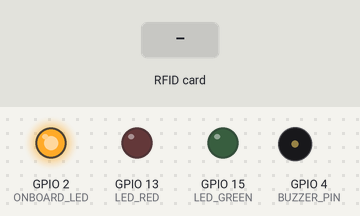
Simulated run of this sketch. Board: ESP32. On the bench: output pins drawn as LEDs (lit = HIGH), buzzer (waves = sounding). Dashed ring = blinking. Inputs (shaded band) come from the test bench. WiFi joins after 1.5 s; servers stay silent unless stated; uploads are accepted with an empty reply; what the sketch prints to the serial monitor is not drawn.

Above: at 4.0 s.
4.1 s: RFID card 5E 7A 19 C4 held to the reader
At 4.26 s:
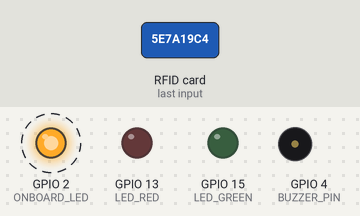
At 4.92 s:
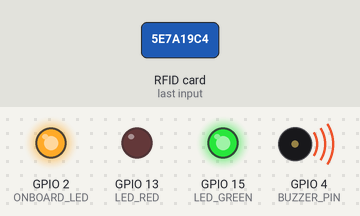
Timing chart, 0 to 7.1 s (numbered marks = the images above; inputs shaded):
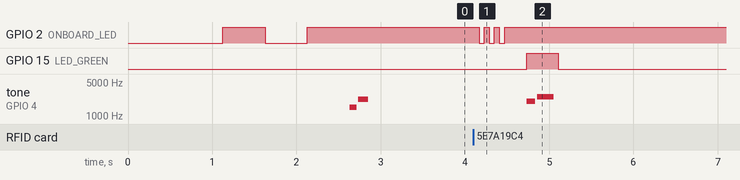

The sketch:

esp32_rfid_posyandu.ino
```cpp
/*
 * ======================================================================================
 * PROYEK     : SMART RT & POSYANDU DIGITAL — TAP RFID e-KTP / KARTU WARGA
 * MIKROKONTROLER : NodeMCU ESP32 (ESP-WROOM-32 / 32D / 30-Pin & 38-Pin DevKit)
 * SENSOR RFID: MFRC522 (RC522) 13.56 MHz (Mendukung e-KTP Indonesia & Kartu Mifare)
 * BACKEND    : E-KASRT Sistem Informasi Keuangan & Layanan Warga RT
 * ======================================================================================
 *
 * ── SKEMA WIRING & REKOMENDASI WARNA KABEL ──────────────────────────────────────────
 *
 * PIN RC522 (RFID)   PIN NODEMCU ESP32   WARNA KABEL   KETERANGAN
 * --------------------------------------------------------------------------------------
 * VCC (3.3V)        3V3                 MERAH         Wajib 3.3V (JANGAN KE 5V/VIN!)
 * RST               GPIO 22 (D22)       PUTIH / UNGU  Reset Pin
 * GND               GND                 HITAM         Ground Daya
 * MISO              GPIO 19 (D19)       HIJAU         SPI Master In Slave Out
 * MOSI              GPIO 23 (D23)       BIRU          SPI Master Out Slave In
 * SCK               GPIO 18 (D18)       KUNING        SPI Serial Clock
 * SDA (SS)          GPIO 5  (D5)        ORANYE        SPI Slave Select / Chip Select
 * IRQ               (TIDAK TERHUBUNG)   -             Biarkan kosong
 *
 * ── KOMPONEN INDIKATOR TAMBAHAN (OPSIONAL) ──────────────────────────────────────────
 * Buzzer (+)        GPIO 4  (D4)        KUNING        Nada Beep Tap Berhasil / Gagal
 * Buzzer (-)        GND                 HITAM         Ground
 * LED Hijau (+)     GPIO 15 (D15)       HIJAU         Indikator e-KTP Terdaftar & Sukses
 * LED Merah (+)     GPIO 13 (D13)       MERAH         Indikator Kartu Belum Terdaftar
 * Katoda LED (-)    GND (via R 220Ω)    HITAM         Resistor 220 Ohm ke Ground
 *
 * ======================================================================================
 * PANDUAN ARDUINO IDE:
 * 1. Tambahkan Board ESP32: Tools -> Board -> Boards Manager -> cari "esp32" by Espressif.
 * 2. Install Library: Sketch -> Include Library -> Manage Libraries:
 *    - "MFRC522" by GithubCommunity (Versi terbaru)
 * 3. Pilih Board: "ESP32 Dev Module" atau "DOIT ESP32 DEVKIT V1".
 * 4. Upload Speed: 921600 atau 115200.
 * ======================================================================================
 */

#include <WiFi.h>
#include <HTTPClient.h>
#include <SPI.h>
#include <MFRC522.h>

// ======================================================================================
// 1. PENGATURAN KONEKSI WIFI & SERVER
// ======================================================================================

// Ganti dengan Nama dan Password WiFi / Hotspot HP Anda
const char* ssid     = "NAMA_WIFI_ANDA";
const char* password = "PASSWORD_WIFI_ANDA";

// URL Endpoint Server E-KASRT
// Terisi otomatis dengan IP laptop Anda: 10.246.16.194
const char* serverUrl = "http://10.246.16.194/kasrt/smartrt/posyandu_rfid_tap";

// API Key Pengaman Sistem E-KASRT (Wajib cocok dengan backend di SmartRT.php)
const char* apiKey    = "kasrt2025";

// ======================================================================================
// 2. DEFINISI PINOUT HARDWARE
// ======================================================================================
#define SS_PIN      5   // SDA / SS (RC522)
#define RST_PIN     22  // RST (RC522)
#define BUZZER_PIN  4   // Buzzer Aktif / Pasif
#define LED_GREEN   15  // LED Hijau (Absen Berhasil)
#define LED_RED     13  // LED Merah (Gagal / Belum Terdaftar)
#define ONBOARD_LED 2   // LED Biru Bawaan Fisik di Papan ESP32 (Indikator Status & Tap)

// Objek RFID MFRC522
MFRC522 rfc(SS_PIN, RST_PIN);

// Variabel Kontrol Debounce (Mencegah tap ganda tidak sengaja)
unsigned long lastTapTime = 0;
String lastUid = "";

// ======================================================================================
// 3. FUNGSI INDIKATOR SUARA & LAMPU
// ======================================================================================

// Nada Beep Sukses (2x nada tinggi ceria)
void soundSuccess() {
  digitalWrite(LED_GREEN, HIGH);
  tone(BUZZER_PIN, 2000, 100);
  delay(120);
  tone(BUZZER_PIN, 2500, 200);
  delay(250);
  digitalWrite(LED_GREEN, LOW);
}

// Nada Beep Peringatan / Error (1x nada rendah panjang)
void soundWarning() {
  digitalWrite(LED_RED, HIGH);
  tone(BUZZER_PIN, 800, 350);
  delay(400);
  digitalWrite(LED_RED, LOW);
}

// Nada Saat ESP32 Baru Nyala & Siap
void soundStartup() {
  tone(BUZZER_PIN, 1500, 80);
  delay(100);
  tone(BUZZER_PIN, 2200, 120);
  delay(150);
}

// ======================================================================================
// 4. SETUP SISTEM
// ======================================================================================
void setup() {
  Serial.begin(115200);
  delay(1000);

  Serial.println("\n========================================================");
  Serial.println("  SISTEM POSYANDU & LAYANAN WARGA DIGITAL E-KASRT       ");
  Serial.println("  Mikrokontroler: NodeMCU ESP32-WROOM-32D               ");
  Serial.println("  Modul RFID    : MFRC522 (RC522 13.56 MHz)             ");
  Serial.println("========================================================");

  // Inisialisasi Pin Output
  pinMode(BUZZER_PIN, OUTPUT);
  pinMode(LED_GREEN, OUTPUT);
  pinMode(LED_RED, OUTPUT);
  pinMode(ONBOARD_LED, OUTPUT);
  digitalWrite(LED_GREEN, LOW);
  digitalWrite(LED_RED, LOW);
  digitalWrite(ONBOARD_LED, LOW);

  // Inisialisasi Bus SPI & Modul RC522
  SPI.begin();
  rfc.PCD_Init();
  delay(50);

  // Periksa versi firmware modul RC522
  byte v = rfc.PCD_ReadRegister(rfc.VersionReg);
  Serial.print("[RC522] Versi Chip: 0x");
  Serial.println(v, HEX);
  if (v == 0x00 || v == 0xFF) {
    Serial.println("⚠️ [PERINGATAN] RC522 tidak terdeteksi! Periksa kembali kabel wiring & pastikan jarum pin sudah disolder.");
    soundWarning();
  } else {
    Serial.println("✅ [RC522] Modul terdeteksi & siap membaca kartu!");
  }

  // Menghubungkan ke Jaringan WiFi
  Serial.print("[WiFi] Menghubungkan ke SSID: ");
  Serial.println(ssid);
  WiFi.mode(WIFI_STA);
  WiFi.begin(ssid, password);

  int attempt = 0;
  while (WiFi.status() != WL_CONNECTED && attempt < 30) {
    digitalWrite(ONBOARD_LED, !digitalRead(ONBOARD_LED)); // Kedip cepat saat mencoba konek WiFi
    delay(500);
    Serial.print(".");
    attempt++;
  }

  if (WiFi.status() == WL_CONNECTED) {
    digitalWrite(ONBOARD_LED, HIGH); // LED Biru menyala SOLID = WiFi Siap & Online
    Serial.println("\n✅ [WiFi] Berhasil Terhubung!");
    Serial.print("   IP ESP32   : ");
    Serial.println(WiFi.localIP());
    Serial.print("   Server URL : ");
    Serial.println(serverUrl);
    soundStartup();
  } else {
    digitalWrite(ONBOARD_LED, LOW);
    Serial.println("\n❌ [WiFi] Gagal terhubung ke WiFi! Periksa SSID & Password.");
    soundWarning();
  }

  Serial.println("\n[STANDBY] Silakan tempelkan e-KTP atau Kartu RFID ke sensor...");
  Serial.println("--------------------------------------------------------");
}

// ======================================================================================
// 5. LOOP UTAMA
// ======================================================================================
void loop() {
  // Cek koneksi WiFi berkala; sambungkan ulang jika terputus
  if (WiFi.status() != WL_CONNECTED) {
    Serial.println("⚠️ [WiFi] Koneksi terputus! Mencoba rekoneksi...");
    WiFi.reconnect();
    delay(1000);
    return;
  }

  // 1. Cek apakah ada kartu baru di dekat sensor
  if (!rfc.PICC_IsNewCardPresent()) {
    delay(50);
    return;
  }

  // 2. Baca serial UID dari kartu
  if (!rfc.PICC_ReadCardSerial()) {
    delay(50);
    return;
  }

  // 3. Ekstrak UID kartu ke dalam format string HEX (Huruf Besar, contoh: "3A4F8B2C")
  String uid = "";
  for (byte i = 0; i < rfc.uid.size; i++) {
    if (rfc.uid.uidByte[i] < 0x10) {
      uid += "0";
    }
    uid += String(rfc.uid.uidByte[i], HEX);
  }
  uid.toUpperCase();

  // 4. Debounce Filter (Kartu yang sama tidak boleh trigger berulang dalam jeda 3 detik)
  if (uid == lastUid && (millis() - lastTapTime < 3000)) {
    rfc.PICC_HaltA();
    rfc.PCD_StopCrypto1();
    return;
  }

  lastUid = uid;
  lastTapTime = millis();

  // Tanda Visual: Kedipkan LED Biru Bawaan Board ESP32 3x saat kartu terdeteksi
  for (int i = 0; i < 3; i++) {
    digitalWrite(ONBOARD_LED, LOW);
    delay(60);
    digitalWrite(ONBOARD_LED, HIGH);
    delay(60);
  }

  Serial.println("\n[TAP TERDETEKSI] 💳 Kartu Ditempelkan!");
  Serial.print("  > Tipe Kartu : ");
  MFRC522::PICC_Type piccType = rfc.PICC_GetType(rfc.uid.sak);
  Serial.println(rfc.PICC_GetTypeName(piccType));
  Serial.print("  > UID Kartu  : ");
  Serial.println(uid);

  // 5. Kirim UID ke Backend E-KASRT via HTTP POST
  HTTPClient http;
  http.begin(serverUrl);
  http.addHeader("Content-Type", "application/x-www-form-urlencoded");

  String postData = "api_key=" + String(apiKey) + "&uid=" + uid;

  Serial.print("  > Mengirim ke Server... ");
  int httpResponseCode = http.POST(postData);

  if (httpResponseCode > 0) {
    String response = http.getString();
    Serial.print("Status: ");
    Serial.println(httpResponseCode);
    Serial.println("  > Respon Web: " + response);

    // HTTP 200 = Sukses Terabsen / Dikenali
    if (httpResponseCode == 200) {
      Serial.println("  ✅ SUKSES: Warga / Balita terabsen!");
      soundSuccess();
    } else {
      // HTTP 404 / 400 / 403 = Kartu belum terdaftar atau sesi tidak aktif
      Serial.println("  ⚠️ PERHATIAN: Kartu belum terdaftar atau sesi belum aktif!");
      soundWarning();
    }
  } else {
    Serial.print("GAGAL KONEKSI! Kode Error: ");
    Serial.println(http.errorToString(httpResponseCode).c_str());
    soundWarning();
  }
  http.end();

  // 6. Matikan komunikasi kartu untuk siap membaca kartu berikutnya
  rfc.PICC_HaltA();
  rfc.PCD_StopCrypto1();
  Serial.println("--------------------------------------------------------");
}
```

Measured:
- after the input at 4.1 s, GPIO 2 (ONBOARD_LED): alternates HIGH for 0.06 s and LOW for 0.06 s, 6 changes in all, then stays HIGH, starting after 0.07 s; GPIO 15 (LED_GREEN): LOW → HIGH after 0.64 s, → LOW 0.37 s later; tone on GPIO 4 (BUZZER_PIN): silent → 2000 Hz after 0.64 s, → silent 0.10 s later, → 2500 Hz 0.02 s later, → silent 0.20 s later
